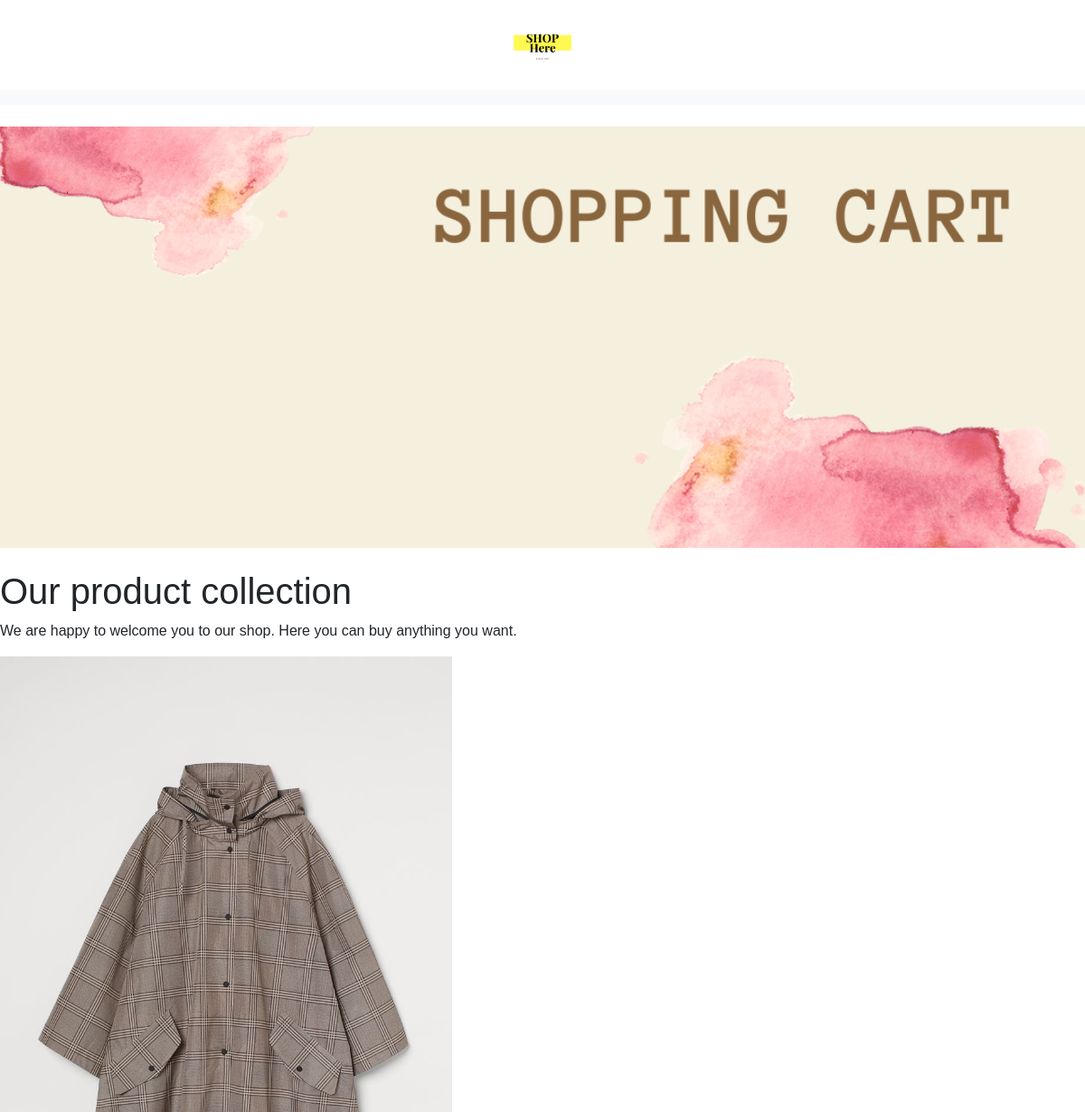
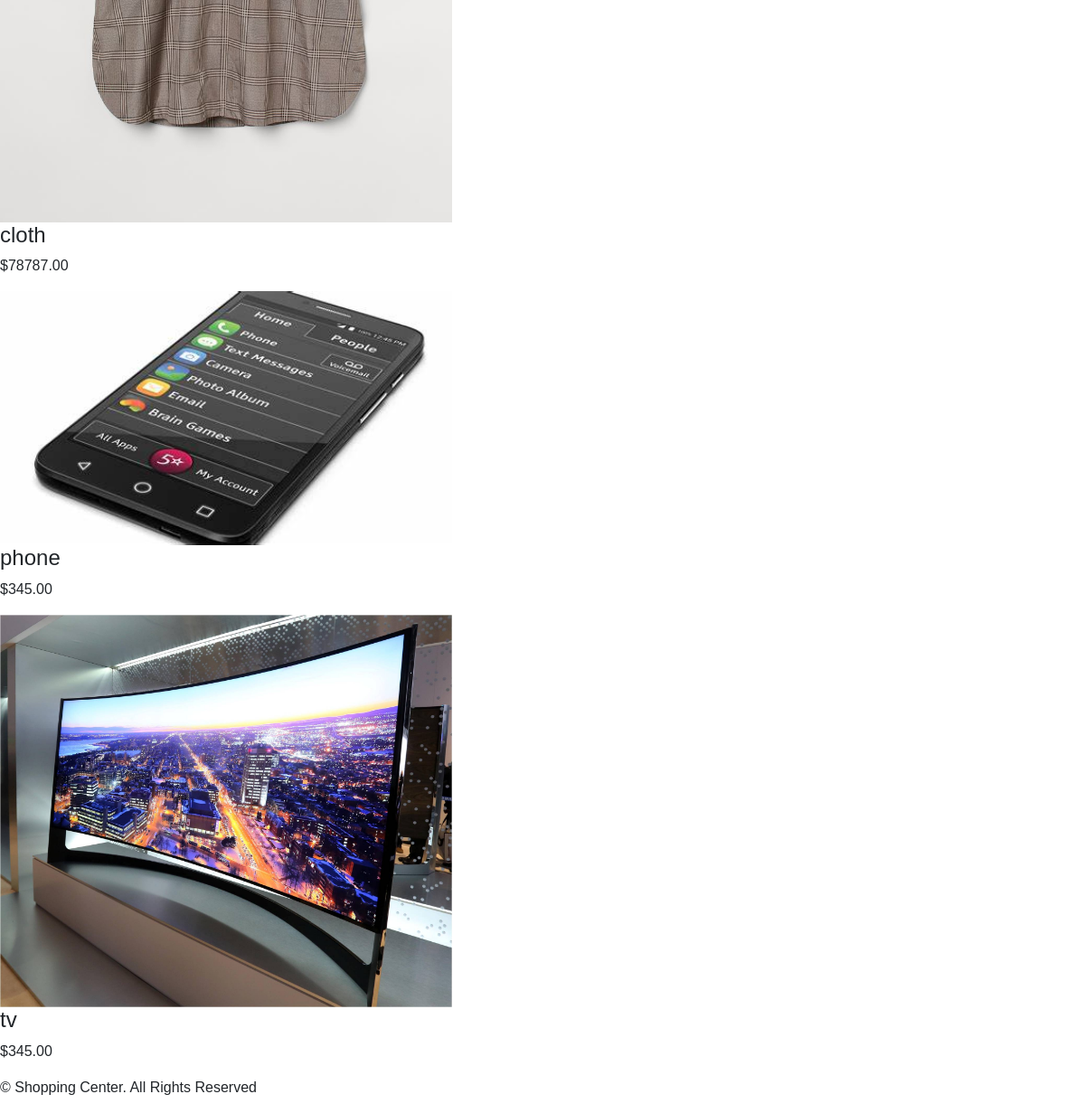
The page / on the database its author committed (2 pictures, top to bottom).
### ecommerceapp/models.py (models this page shows, shortened)
class Product(models.Model):
    name = models.CharField(max_length=250, unique=True)
    slug = models.SlugField(max_length=250, unique=True)
    description = models.TextField(blank=True)
    image = models.ImageField(upload_to='product', blank=True) # Install Pillow
    category = models.ForeignKey(Category, on_delete=models.CASCADE)
    price = models.DecimalField(max_digits=10, decimal_places=2)
    stock = models.IntegerField()
    available = models.BooleanField(default=True)
    created = models.DateTimeField(auto_now=True)
    updated = models.DateTimeField(auto_now=True)
    class Meta:
        ordering = ('name',)
        verbose_name = 'product'
        verbose_name_plural = 'products'
    def get_url(self):
        return reverse("ecommerceapp:productCategoryDetail",args=[self.category.slug, self.slug])

### ecommerceapp/views.py (the view)
# urls.py: path('', views.allProductsCategory, name = 'allProductsCategory'),
def allProductsCategory(request, c_slug=None):
    c_page = None
    products = None
    if c_slug != None:
        c_page = get_object_or_404(Category, slug=c_slug)
        products = Product.objects.filter(category=c_page, available=True)
    else:
        products = Product.objects.all().filter(available=True)
    return render(request, 'category.html', {'category':c_page, 'products': products})

### ecommerceapp/context_processors.py (called while the page is built)
def menu_links(request):
    links = Category.objects.all()
    return dict(links=links)

### ecommerceapp/models.py (called while the page is built)
    def get_url(self):
        return reverse("ecommerceapp:products_by_category",args=[self.slug])

### templates/category.html (shortened to what this page needs)
{% extends "base.html" %}
{% load static %}
{% block content %}
<div>
    {% if category %}
        <img class="CategoryImg" src="{{category.image.url}}" alt="{{category.name}}">
</div><br>
<div>
    <h1>{{category.name}}</h1>
    <p>{{category.description}}</p>
</div>
{% else %}
    <div>
        <img class="Banner" src="{% static 'img/banner.png' %}"alt="">
    </div>
    <br>
    <div>
        <h1>Our product collection</h1>
        <p>We are happy to welcome you to our shop. Here you can buy anything you want.</p>
    </div>
{% endif %}
<div>
    <div>
        {% for product in products %}
        <div>
            <div>
                <a href="{{product.get_url}}"><img class="ProductImg" src="{{product.image.url}}" alt="{{product.name}}"></a>
                <div>
                    <h4>{{product.name}}</h4>
                    <p>${{product.price}}</p>
                </div>
            </div>
        </div>
        {% endfor %}
    </div>
</div>
{% endblock %}

### static/css/custom.css (style rules this page uses)
body { font-family: sans-serif; }
p { line-break: auto; word-break: break-all; }
.Banner { width: 100%; height: auto; }
.ProductImg { width: 500px; height: auto; }

### rows shown on the page
Product: image (picture), name "cloth", price "78787.00"
Product: image (picture), name "phone", price "345.00"
Product: image (picture), name "tv", price "345.00"
